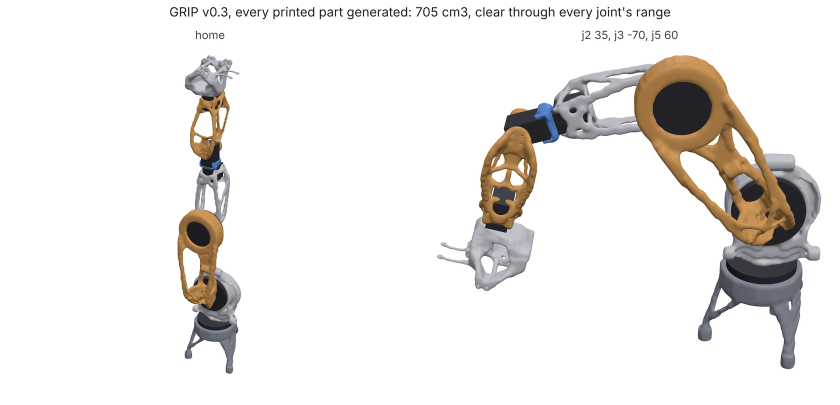
#> input picture examples/grip/arm.png, 1680 x 810 px (shown at 1/2 size)
$ python -i reference.py   (imports and definitions only)
#> lines starting #> are read from the running program, lines starting #| are printed output that depends on the picture; after the words box and inside, x2 and y2 are one past the last pixel; in counts of white or black regions, pixels touching at a corner belong together
#> further down, picture is the input picture: shape (810, 1680, 3); mean B, G, R 232.5, 234.6, 236.8
"""
Does the part still look like the reference?

A form drifts a little on every edit, and nobody measures it: the touch
microphone's outline was caught by eye, round after round. This module
scores a part against its references the same way on every build, so the
drift is a number and a picture instead of a hunch:

- an **image** (a designer's render, a sketch, a photo of a model): the
  part is drawn through the fixed camera the reference was made with
  (raster.Camera), and its outline is laid over the reference's edges.
  Each outline pixel is measured to the nearest edge in the reference:
  the share of the outline that has an edge within `tolerance` mm is the
  match, and the mean and 95th-percentile distances say how far off the
  rest is. Where the reference has a clean object mask (an alpha channel,
  a mask file, or a plain backdrop the object stands clear of) the
  silhouettes are also compared as areas (intersection over union);
- a **mesh** (the designer's form, the last round's part): both are drawn
  through the same cameras (six orthographic views by default) and their
  silhouettes compared exactly, and at any `sections` both are cut by the
  same planes and the cut areas compared (the share of area that differs).

Every reference writes one side-by-side image: the reference, the part
from the same camera, and the reference with the part's outline on it
(green where it lands on an edge of the reference, red where it does
not). An agent reads the numbers; a person looks at the picture.

`fit_camera` finds the camera for a reference that came without one (a
sketch): it turns, moves and scales a starting camera until the outline
of a known shape (the exterior the reference shows) lies on the image's
edges. The fitted camera is written out to be pasted into the spec: a
camera is fitted once and fixed after, so the comparison cannot move with
the part.
"""
from __future__ import annotations

import os

import numpy as np

from .raster import Camera, outline, render, shade_image

__all__ = ["score_image", "score_mesh", "score_references", "fit_camera", "reference_edges", "reference_mask",
           "sketch_strokes", "sketch_silhouette"]

SIX = ("top", "bottom", "front", "back", "left", "right")
MATCH_SHARE = 0.85      # share of the part's outline that must lie on reference edges
IOU = 0.95              # silhouettes of a mesh reference (or a masked image)


# [23 lines left out: functions _load_image, _resize, not called in this run]


def reference_edges(rgb, sigma: float = 2.0):
    """The reference's edges (bool H, W): Canny on its luminance, blurred
    enough that render grain and paper texture are not edges."""
#> called with sigma = 2.5
    from skimage.feature import canny

    g = rgb @ np.array([0.299, 0.587, 0.114]) / 255.0
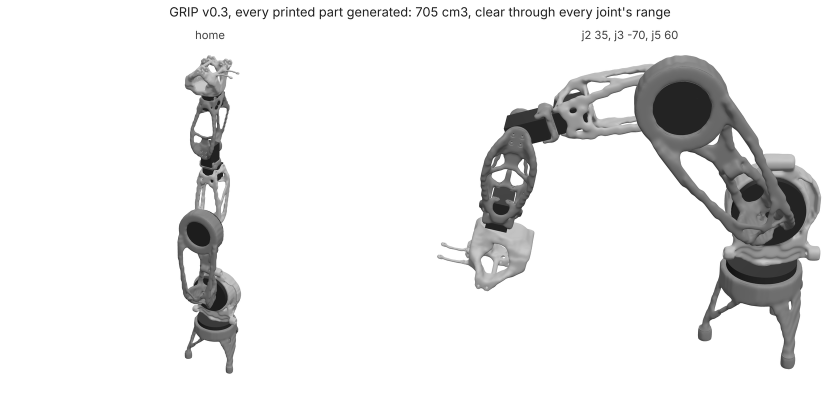
#> g: shape (810, 1680) float64 (shown at 1/2 size); min 0, max 1, mean 0.918
    lo, hi = np.percentile(g, [1, 99])
#> lo = 0.138; hi = 1
    g = np.clip((g - lo) / max(hi - lo, 1e-6), 0, 1)
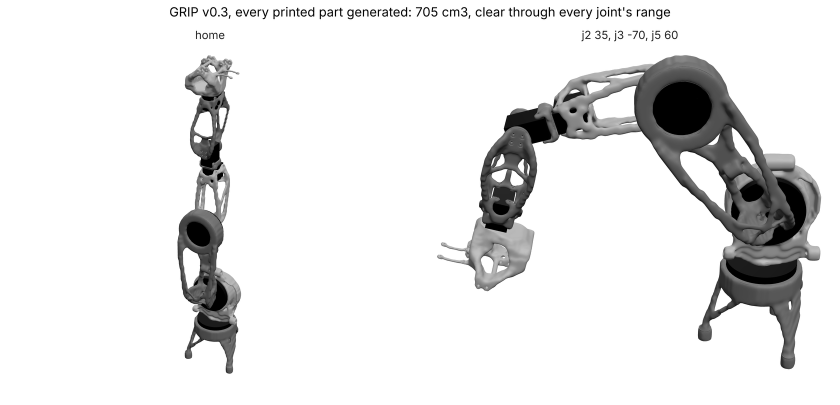
#> g: shape (810, 1680) float64 (shown at 1/2 size); min 0, max 1, mean 0.906
    return canny(g, sigma=sigma, low_threshold=0.03, high_threshold=0.09)
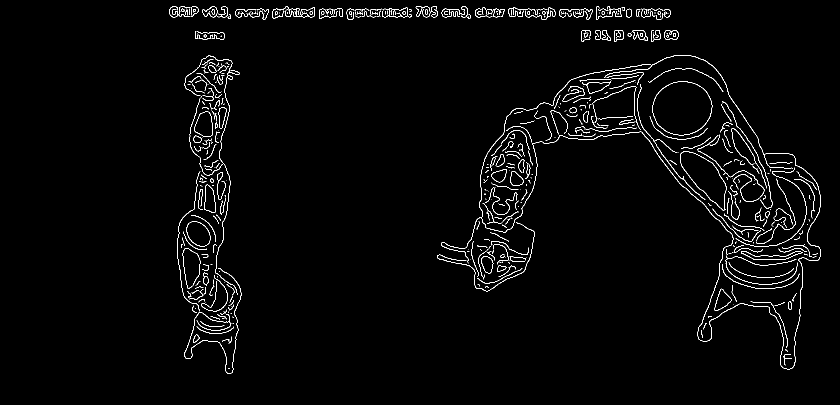
#> returned value: shape (810, 1680) bool (shown at 1/2 size); 2% white in thin lines or dots, all inside (x1, y1, x2, y2) = (338, 12, 1642, 748)


def reference_mask(rgb, alpha=None):
    """(mask or None, how): the object in a reference image. Its alpha
    channel when it has one; else the region a flood from the image's
    border cannot reach without crossing an edge, kept only when that
    region is one clean blob clear of the border (a plain backdrop). A
    render on a studio floor with soft shadows often has no such blob;
    then there is no mask and the outline score stands alone."""
    if alpha is not None:
        return alpha, "alpha"
    from scipy import ndimage

    edges = reference_edges(rgb, sigma=2.5)
    wall = ndimage.binary_dilation(edges, iterations=2)
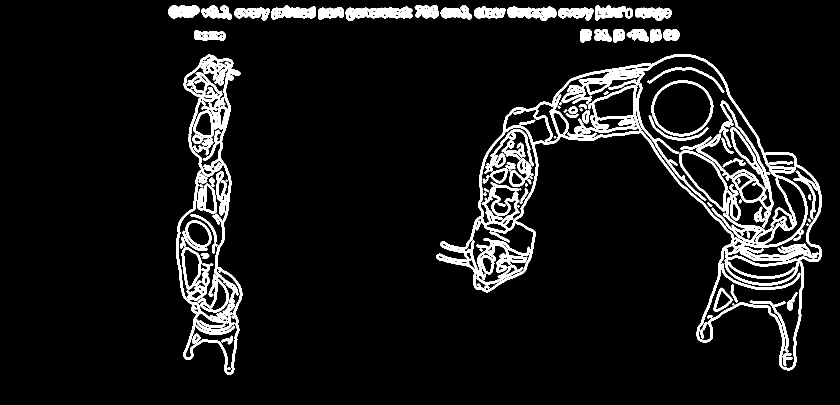
#> wall: shape (810, 1680) bool (shown at 1/2 size); 8.4% white; 87 white regions (6 under 20 px), largest, box (x1, y1, x2, y2) and area: (872, 108, 1644, 741) 47304, (352, 109, 485, 750) 21141, (1392, 201, 1547, 422) 5466
    lab, n = ndimage.label(~wall)
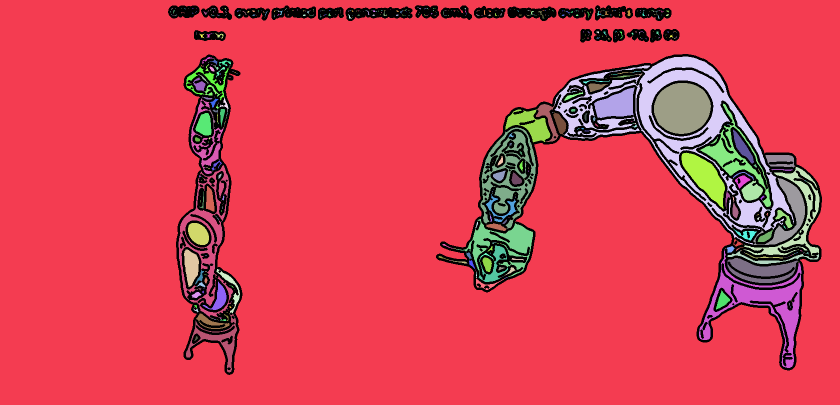
#> lab: shape (810, 1680) int32 (shown at 1/2 size); 743 distinct labels, from 0 to 742; one colour per label, 0 black
#> n = 742
    if n == 0:
        return None, None
    border = np.unique(np.concatenate([lab[0], lab[-1], lab[:, 0], lab[:, -1]]))
#> border = [1]
    inside = ~np.isin(lab, border) | wall
#> inside: shape (810, 1680) bool; 17.9% white; 22 white regions, largest, box (x1, y1, x2, y2) and area: (872, 108, 1644, 741) 171259, (352, 109, 485, 750) 48631, (691, 13, 825, 42) 2649
    inside = ndimage.binary_fill_holes(ndimage.binary_erosion(inside, iterations=2))
#> inside: shape (810, 1680) bool; 16.8% white; 22 white regions, largest, box (x1, y1, x2, y2) and area: (874, 110, 1642, 739) 165137, (354, 111, 483, 748) 45545, (693, 15, 823, 40) 2055
    lab2, n2 = ndimage.label(inside)
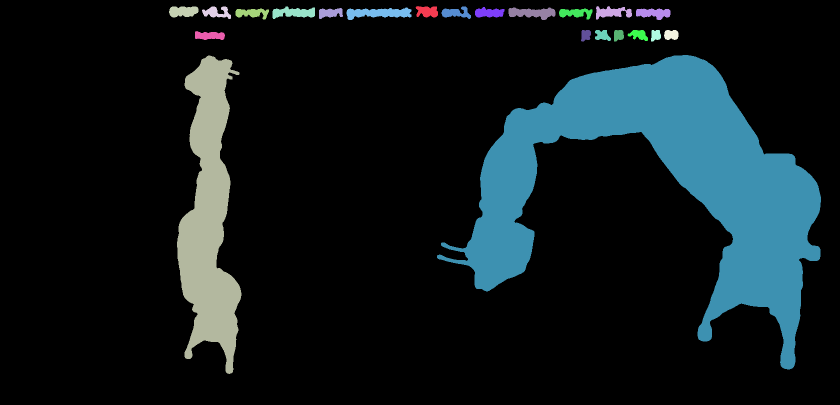
#> lab2: shape (810, 1680) int32 (shown at 1/2 size); 23 distinct labels, from 0 to 22; one colour per label, 0 black
#> n2 = 22
    if n2 == 0:
        return None, None
    sizes = ndimage.sum(inside, lab2, range(1, n2 + 1))
#> sizes = 22 values, max 165137 at index 20, min 366 at index 17, mean 10374
    k = int(np.argmax(sizes)) + 1
#> k = 21
    blob = lab2 == k
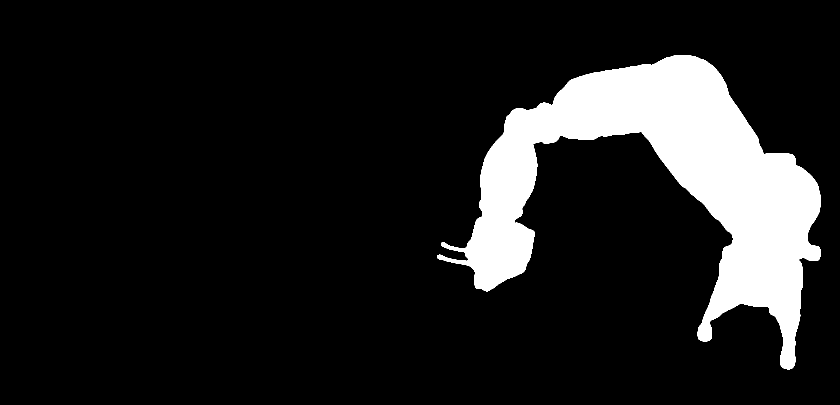
#> blob: shape (810, 1680) bool (shown at 1/2 size); 12.1% white; 1 white region, box (x1, y1, x2, y2) and area: (874, 110, 1642, 739) 165137
    share = blob.mean()
#> share = 0.121
    touches = blob[0].any() or blob[-1].any() or blob[:, 0].any() or blob[:, -1].any()
#> touches = False
    if touches or share < 0.01 or share > 0.9 or sizes[k - 1] < 0.9 * sizes.sum():
        return None, None
    # the backdrop inside the blob must differ from the object: a blob the
    # colour of the backdrop is a closed shadow line, not the object
    g = rgb.mean(axis=2)
    if abs(float(np.median(g[blob])) - float(np.median(g[~blob]))) < 6.0:
        return None, None
    return blob, "backdrop"


# [119 lines left out: functions sketch_strokes, _enclosed, sketch_silhouette, _reference, _proportions, _edge_distance and 1 more, not called in this run]


def _depth_mm(r):
    d = r["depth"][r["mask"]]
    return float(np.median(d)) if len(d) else 1.0


# [286 lines left out: functions _overlay, _sheet, score_image, _section_polys, _section_to_plane, score_mesh and 2 more, not called in this run]

>>> import cv2
>>> picture = cv2.imread('../examples/grip/arm.png')
>>> result = reference_mask(picture)
